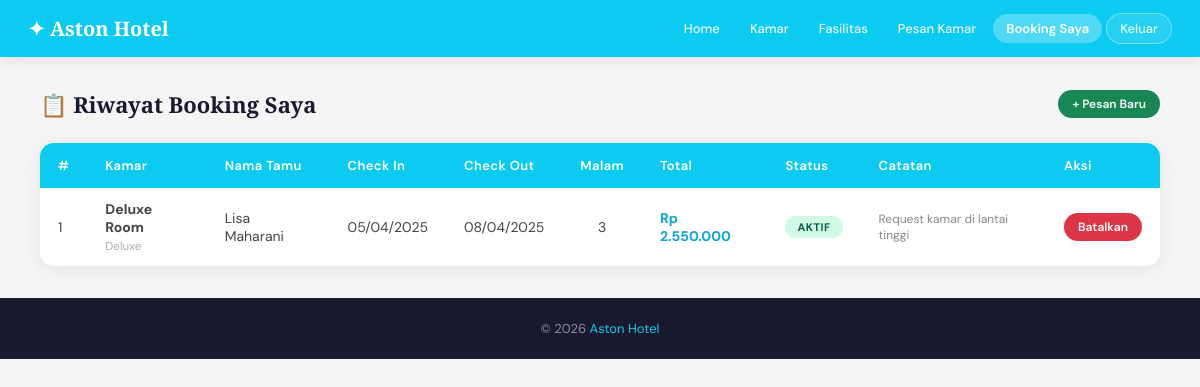
The app's page /user/my_booking.php (signed in) with its own data.
### tables this page shows
CREATE TABLE pemesanan (
  id INT AUTO_INCREMENT PRIMARY KEY,
  user_id INT NOT NULL,
  kamar_id INT NOT NULL,
  nama_tamu VARCHAR(100) NOT NULL,
  tanggal_masuk DATE NOT NULL,
  tanggal_keluar DATE NOT NULL,
  jumlah_malam INT NOT NULL,
  total_harga INT NOT NULL,
  status ENUM('aktif','selesai','dibatalkan') DEFAULT 'aktif',
  catatan TEXT,
  created_at TIMESTAMP DEFAULT CURRENT_TIMESTAMP,
  FOREIGN KEY (user_id) REFERENCES users(id) ON DELETE CASCADE,
  FOREIGN KEY (kamar_id) REFERENCES kamar(id) ON DELETE CASCADE
);

CREATE TABLE kamar (
  id INT AUTO_INCREMENT PRIMARY KEY,
  nama_kamar VARCHAR(100) NOT NULL,
  tipe ENUM('Deluxe','Superior','Standard') NOT NULL,
  harga INT NOT NULL,
  deskripsi TEXT,
  status ENUM('tersedia','tidak tersedia') DEFAULT 'tersedia',
  created_at TIMESTAMP DEFAULT CURRENT_TIMESTAMP
);

### includes/config.php (called while the page is built, shortened)
<?php
function formatRupiah($angka) {
    return 'Rp ' . number_format($angka, 0, ',', '.');
}
function safeQuery($conn, $sql) {
    $result = $conn->query($sql);
    $rows = [];
    while ($r = $result->fetch_assoc()) {
        $rows[] = $r;
    }
    return $rows;
}
?>

### user/my_booking.php (the view, shortened to what this page needs)
<?php
require_once '../includes/config.php';
$user_id = (int)$_SESSION['user_id'];
$data = safeQuery($conn, "
    SELECT p.*, k.nama_kamar, k.tipe, k.harga
    FROM pemesanan p
    JOIN kamar k ON p.kamar_id = k.id
    WHERE p.user_id = $user_id
    ORDER BY p.created_at DESC
");
?>
<!DOCTYPE html>
<html lang="id">
<head>
<link rel="stylesheet" href="../css/style.css">
</head>
<body>
<nav class="navbar">
  <a class="navbar-brand" href="home.php">✦ Aston Hotel</a>
  <div class="nav-links">
    <a href="home.php">Home</a>
    <a href="kamar.php">Kamar</a>
    <a href="fasilitas.php">Fasilitas</a>
    <a href="booking.php">Pesan Kamar</a>
    <a href="my_booking.php" class="active">Booking Saya</a>
    <button onclick="showModalKeluar()" class="btn-keluar" style="color:white; font-size:13px; font-weight:500; padding:6px 13px; border-radius:20px; border:1px solid rgba(255,255,255,0.4); background:rgba(255,255,255,0.12); cursor:pointer; font-family:inherit; opacity:0.9;">Keluar</button>
  </div>
</nav>
<div class="admin-wrap">
  <div class="page-title">
    <h5>📋 Riwayat Booking Saya</h5>
    <a href="booking.php" class="btn btn-success btn-sm">+ Pesan Baru</a>
  </div>
  <?php if (!$data): ?>
    <div class="alert alert-info" style="text-align:center; padding:40px;">
      Anda belum memiliki riwayat pemesanan.
      <br><br>
      <a href="booking.php" class="btn btn-primary">Pesan Kamar Sekarang</a>
    </div>
  <?php else: ?>
  <div class="table-wrap">
    <table>
      <thead>
        <tr>
          <th>#</th>
          <th>Kamar</th>
          <th>Nama Tamu</th>
          <th>Check In</th>
          <th>Check Out</th>
          <th>Malam</th>
          <th>Total</th>
          <th>Status</th>
          <th>Catatan</th>
          <th>Aksi</th>
        </tr>
      </thead>
      <tbody>
        <?php foreach ($data as $i => $d): ?>
        <tr>
          <td><?= $i+1 ?></td>
          <td>
            <strong><?= htmlspecialchars($d['nama_kamar']) ?></strong>
            <br><small style="color:#aaa;"><?= $d['tipe'] ?></small>
          </td>
          <td><?= htmlspecialchars($d['nama_tamu']) ?></td>
          <td><?= date('d/m/Y', strtotime($d['tanggal_masuk'])) ?></td>
          <td><?= date('d/m/Y', strtotime($d['tanggal_keluar'])) ?></td>
          <td style="text-align:center;"><?= $d['jumlah_malam'] ?></td>
          <td style="font-weight:700; color:#0aa8cc;"><?= formatRupiah($d['total_harga']) ?></td>
          <td><span class="badge badge-<?= $d['status'] ?>"><?= $d['status'] ?></span></td>
          <td style="color:#888; font-size:12px;"><?= htmlspecialchars($d['catatan'] ?: '-') ?></td>
          <td>
            <?php if ($d['status'] === 'aktif'): ?>
              <a href="my_booking.php?batal=<?= $d['id'] ?>" class="btn btn-danger btn-sm"
                 onclick="return confirm('Batalkan pemesanan ini?')">Batalkan</a>
            <?php else: ?>
              <span style="color:#aaa; font-size:12px;">—</span>
            <?php endif; ?>
          </td>
        </tr>
        <?php endforeach; ?>
      </tbody>
    </table>
  </div>
  <?php endif; ?>
</div>
<footer><p>&copy; 2026 <span>Aston Hotel</span></p></footer>
</body>
</html>

### css/style.css (style rules this page uses)
:root { --cyan: #0dcaf0; --cyan-dark: #0aa8cc; --gold: #c9a84c; --dark: #1a1a2e; --cream: #faf8f4; --gray: #6c757d; --light: #f5f5f5; --success: #198754; --danger: #dc3545; --warning: #ffc107; }
* { margin: 0; padding: 0; box-sizing: border-box; }
body { font-family: 'DM Sans', sans-serif; background: var(--light); color: var(--dark); }
.navbar { background: var(--cyan); padding: 13px 28px; display: flex; align-items: center; justify-content: space-between; flex-wrap: wrap; gap: 8px; box-shadow: 0 2px 15px rgba(0,0,0,0.1); position: sticky; top: 0; z-index: 100; }
.navbar-brand { color: white; font-family: 'Playfair Display', serif; font-size: 20px; font-weight: 700; text-decoration: none; }
.nav-links { display: flex; align-items: center; flex-wrap: wrap; gap: 4px; }
.nav-links a { color: white; text-decoration: none; font-size: 13px; font-weight: 500; padding: 6px 13px; border-radius: 20px; transition: background 0.2s; opacity: 0.9; }
.nav-links a.active { background: rgba(255,255,255,0.28); font-weight: 600; opacity: 1; }
.nav-links button.btn-keluar { color: white; font-size: 13px; font-weight: 500; padding: 6px 13px; border-radius: 20px; border: 1px solid rgba(255,255,255,0.4); background: rgba(255,255,255,0.12); cursor: pointer; opacity: 0.9; transition: background 0.2s; font-family: inherit; }
.btn { display: inline-block; padding: 8px 18px; border-radius: 30px; font-size: 13px; font-weight: 600; border: none; cursor: pointer; transition: all 0.2s; text-decoration: none; font-family: 'DM Sans', sans-serif; }
.btn-sm { padding: 6px 14px; font-size: 12px; }
.btn-success { background: var(--success); color: white; }
.btn-danger { background: var(--danger); color: white; }
.admin-wrap { padding: 32px 40px; }
.page-title { display: flex; align-items: center; justify-content: space-between; margin-bottom: 24px; flex-wrap: wrap; gap: 12px; }
.page-title h5 { font-family: 'Playfair Display', serif; font-size: 22px; }
.table-wrap { background: white; border-radius: 14px; overflow: hidden; box-shadow: 0 4px 20px rgba(0,0,0,0.07); overflow-x: auto; }
table { width: 100%; border-collapse: collapse; min-width: 500px; }
thead { background: var(--cyan); color: white; }
thead th { padding: 14px 18px; font-size: 13px; font-weight: 600; letter-spacing: 0.4px; text-align: left; white-space: nowrap; }
tbody tr { border-bottom: 1px solid #f0f0f0; transition: background 0.15s; }
tbody tr:last-child { border-bottom: none; }
tbody td { padding: 12px 18px; font-size: 14px; color: #444; vertical-align: middle; }
.badge { display: inline-block; padding: 4px 12px; border-radius: 30px; font-size: 11px; font-weight: 700; letter-spacing: 0.5px; text-transform: uppercase; }
.badge-aktif { background: #d1fae5; color: #065f46; }
footer { background: var(--dark); color: rgba(255,255,255,0.5); text-align: center; padding: 22px; font-size: 13px; margin-top: 0; }
footer span { color: var(--cyan); }

### records on screen
pemesanan: kamar.nama_kamar "Deluxe Room", kamar.tipe "Deluxe", nama_tamu "Lisa Maharani", tanggal_masuk "05/04/2025", tanggal_keluar "08/04/2025", jumlah_malam "3", total_harga "Rp 2.550.000", status "AKTIF", catatan "Request kamar di lantai tinggi"
